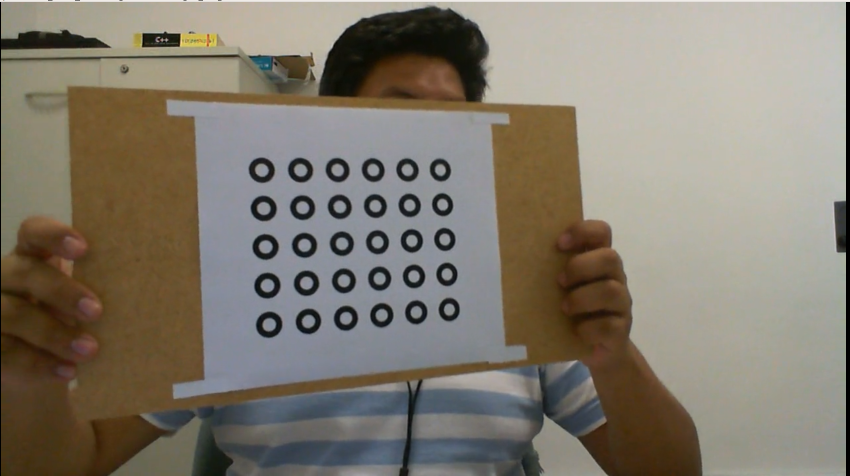
//> input picture PatternDetectionV2/patternimg.png, 1700 x 952 px, given in place of padron1.avi, which was not available (shown at 1/2 size)
$ ./RealTimeNoiseDeletion_2   (built with g++ and OpenCV 4)
//> lines starting //> are read from the running program, lines starting //| are printed output that depends on the picture; after the words box and inside, x2 and y2 are one past the last pixel; in counts of white or black regions, pixels touching at a corner belong together; pictures that were not available may be replaced by others from this repository, and a replacement may not be noted
# include <opencv2/opencv.hpp>
# include <stdio.h>
# include <vector>
#include <string>
# include <stdlib.h>
# include <chrono>
# include "IntegrarThreshold.cpp"
#include <limits.h>

using namespace cv;
using namespace std;

void getBoundBox(const std::vector<cv::RotatedRect> & minEllipse, const std::vector<int> & points, int &xmin, int &ymin, int & xmax, int & ymax){
  xmax = 0, ymax = 0, xmin = std::numeric_limits<int>::max(), ymin = std::numeric_limits<double>::max();

  for(size_t i = 0; i < points.size(); i++){
        xmax = xmax < minEllipse[points[i]].center.x ? minEllipse[points[i]].center.x : xmax;
        ymax = ymax < minEllipse[points[i]].center.y ? minEllipse[points[i]].center.y : ymax;
        xmin = xmin > minEllipse[points[i]].center.x ? minEllipse[points[i]].center.x : xmin;
        ymin = ymin > minEllipse[points[i]].center.y ? minEllipse[points[i]].center.y : ymin;
  }

}
int main(){
    //cv::VideoCapture video("/home/erick/Documentos/MsCS/Images/VideosPrueba/VideosPrueba/PadronAnillos_01.avi");
    cv::VideoCapture video("/home/erick/Documentos/MsCS/Images/videos/padron1.avi");
    // Epsilon to define the distance to center
    int PatternSIZE = 60;
    int nPatternCenters = 30;
    double epsilon = 1.0;
    // Epsilon Bounding box comparison with previous bounding box, must be scaled
    double epsilonBB = 100.0;
    // Epsilon for diferences of Sizes:
    float epsilonSZEl = 60.0;
    int ncicles = 120;
    if(!video.isOpened()){
        printf("Can't open video or webcam\n");
        return -1;
    }
    std::chrono::high_resolution_clock::time_point t1,t2;
    unsigned long counter = 0;
    int approach = 2;
    int i = 0, e = 0;

    t1 = std::chrono::high_resolution_clock::now();
    double acumTime = 0.0;
    float szpromEllipse = 1000.0;
    //Define the bounding box
    int Xmax = 1000.0;
    int Ymax = 1000.0;
    int Xmin = 0.0;
    int Ymin = 0.0;
    std::vector<cv::Point> CentersPrev;
    int id1 = -1;
    int idVector[nPatternCenters+10] = {-1};
    bool reassign = false;
    while(true){

        counter++;
        if(counter % ncicles == 0){
            std::cout<<acumTime/(double)ncicles<<std::endl;
            acumTime = 0.0;
        }
        t1 = std::chrono::high_resolution_clock::now();
        cv::Mat rowFrame, grayRowFrame, blurGaussFrame, thresholdFrame, cannyFrame, joinImages, closeFrame, erosionFrame, histogramFrame, adaptativeFrame, integralFrame, outputFrame;
        video >> rowFrame;
//> rowFrame is the input picture: 952 rows x 1700 cols, CV_8UC3; mean B, G, R 110.1, 122.6, 129.9
        cv::cvtColor(rowFrame, grayRowFrame, CV_RGB2GRAY);
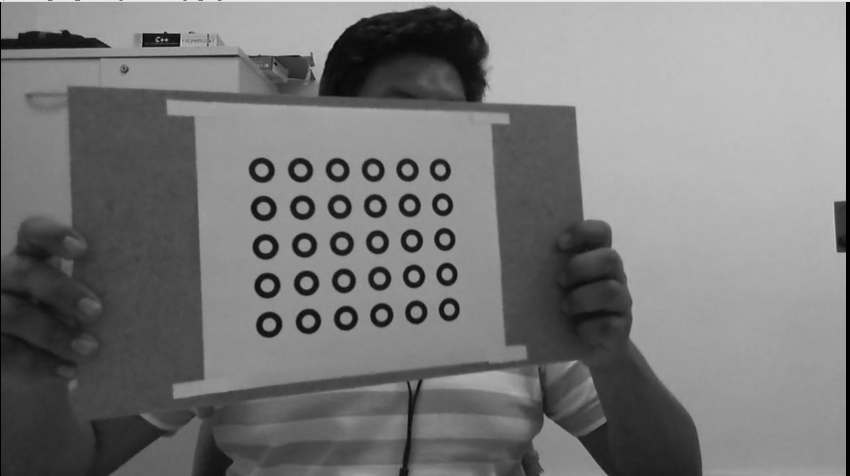
//> grayRowFrame: 952 rows x 1700 cols, CV_8UC1 (shown at 1/2 size); min 0, max 234, mean 119.7
        GaussianBlur( grayRowFrame, blurGaussFrame, cv::Size( 5, 5 ), 0, 0 );

        if(approach == 1){
            //cv::threshold(blurGaussFrame, thresholdFrame, 100, 255, CV_THRESH_BINARY);
            //blurGaussFrame.copyTo(integralFrame);
            cv::Mat element = cv::getStructuringElement( cv::MORPH_CROSS, cv::Size( 3, 3 ), cv::Point( 0, 0 ) );
            //cv::erode( blurGaussFrame, erosionFrame, element );

            //equalizeHist( blurGaussFrame, histogramFrame );


            integralFrame = cv::Mat::zeros(blurGaussFrame.size(), CV_8UC1);
            thresholdIntegral(blurGaussFrame, integralFrame);

            outputFrame = integralFrame;
        }else if(approach == 2){
            adaptiveThreshold(blurGaussFrame, adaptativeFrame, 125, ADAPTIVE_THRESH_MEAN_C, CV_THRESH_BINARY, 11, 12);
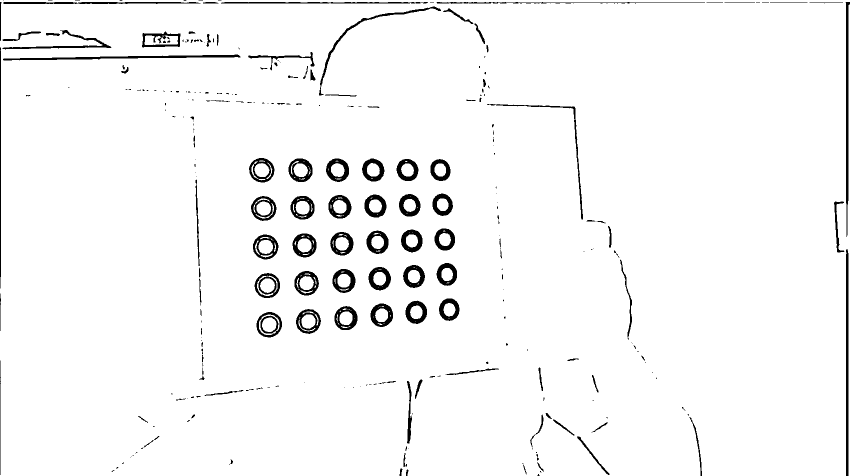
//> adaptativeFrame: 952 rows x 1700 cols, CV_8UC1 (shown at 1/2 size); values 0 (black) and 125 (white), 96.5% white; 288 black regions (159 under 20 px)
            outputFrame = adaptativeFrame;
        }

        std::vector<std::vector<cv::Point> > contours;
        std::vector<cv::Vec4i> hierarchy;
        //cv::findContours(thresholdFrame, contours, hierarchy, CV_RETR_TREE, CV_CHAIN_APPROX_SIMPLE);
        cv::findContours(outputFrame, contours, hierarchy, CV_RETR_TREE, CV_CHAIN_APPROX_SIMPLE);
//> contours = 433 contours, 235 with area under 20; largest, box (x1, y1, x2, y2) and area: (0, 0, 1700, 952) 1608366, (5, 108, 482, 122) 2534, (512, 623, 565, 676) 2108, (283, 62, 362, 96) 2102, (508, 545, 561, 597) 2070
            //first pass, avoid all points with no father and childs
        std::vector<int> points;
        for(int a = 0; a < contours.size(); a++){
            if((hierarchy[a][2] >= 0 || hierarchy[a][3] >= 0) && contours[a].size() > 5)
                points.push_back(a);
        }
//> after the loop, points = 330 values from 0 to 432
        // [14 lines of commented-out code are left out]
        std::vector<int> points2;
        //Get the MBB:
        int xmin = 3000;
        int ymin = 3000;
        int xmax = 0;
        int ymax = 0;
        double szprom = 0.0;
        bool isElipseComputed[contours.size()] = {false};
        std::vector<cv::RotatedRect> minEllipse( contours.size() );
        std::vector<cv::Point> CenterPoints;

        for(int a = 0; a < points.size(); a++){
            int poschild = points[a];
            if(hierarchy[poschild][2] == -1 ){
                if(!isElipseComputed[poschild] && contours[poschild].size() > 5){
                    minEllipse[poschild] = cv::fitEllipse(cv::Mat(contours[poschild]));
                    isElipseComputed[poschild] = true;
                }
                int posfather = hierarchy[points[a]][3];
                if(!isElipseComputed[posfather] && contours[posfather].size() > 5){
                    minEllipse[posfather] = cv::fitEllipse(cv::Mat(contours[posfather]));
                    isElipseComputed[posfather] = true;
                }
                double val = cv::norm(minEllipse[poschild].center - minEllipse[posfather].center);
                if(val < epsilon){
                    double currsz = (minEllipse[posfather].size.height + minEllipse[posfather].size.height)/2.0;
                    if(currsz - szpromEllipse < epsilonSZEl ){
                        //Apply BB Heuristic:
                        cv::Point curPoint = minEllipse[poschild].center;
                        if((curPoint.x - Xmax < epsilonBB) &&(Xmin - curPoint.x < epsilonBB) && (curPoint.y - Ymax < epsilonBB) && (Ymin - curPoint.y < epsilonBB) ){
                            points2.push_back(poschild);
                            points2.push_back(posfather);
                            // Save the points in previous mesh.
                            CenterPoints.push_back(minEllipse[poschild].center);
                            // Compute current Mbb;
                            if(minEllipse[poschild].center.x < xmin){
                                xmin = minEllipse[poschild].center.x;
                            }
                            if(minEllipse[poschild].center.x > xmax)
                                xmax = minEllipse[poschild].center.x;
                            if(minEllipse[poschild].center.y < ymin)
                                ymin = minEllipse[poschild].center.y;
                            if(minEllipse[poschild].center.y > ymax)
                                ymax = minEllipse[poschild].center.y;

                            szprom += (minEllipse[poschild].size.height + minEllipse[poschild].size.height)/2.0;
                        }

                    }
                }
            }
        }
//> this loop made 330 passes
//> (poschild, posfather, val, currsz, xmin, xmax, ymin, ymax) on pass 90: (104, 103, 0.157, 37.97, 538, 538, 649, 649)
//> (poschild, posfather, val, currsz, curPoint, xmax, ymin, szprom) on pass 102: (119, 112, 0.163, 49.59, Point(692, 636), 691, 636, 85.04)
//> after the loop, minEllipse = 433 RotatedRects (x, y, width, height, angle), first 8: [833.4, 414.8, 1150.2, 1948.8, 88.44], [1080.8, 943, 3.14, 4.83, 141.2], [225.4, 941.5, 2.75, 8.6, 55.77], [234, 935, 3.81, 6.35, 67.5], [1049.2, 938.3, 3.55, 23.24, 161.9], [458.5, 929, 2.12, 3, 90], [812, 930.5, 3.86, 7.45, 16.58], [1045.5, 926.5, 3.16, 3.16, 0]; points2 = 62 values, max 308 at index 60, min 103 at index 1, mean 213.8; CenterPoints = 31 Points (x, y), first 12: [538, 649], [616, 642], [692, 636], [763, 630], [832, 624], [898, 619], [535, 571], [613, 566], [687, 561], [759, 557], [827, 552], [894, 549]; xmin = 522; xmax = 898; ymin = 339; ymax = 649; szprom = 859

        // [9 lines of commented-out code are left out]
        szpromEllipse = szprom/(float)points2.size();
//> szpromEllipse = 13.85
        if(points2.size() != 0){
            Xmax = xmax;
//> Xmax = 898
            Xmin = xmin;
//> Xmin = 522
            Ymax = ymax;
//> Ymax = 649
            Ymin = ymin;
//> Ymin = 339
        }
        cv::rectangle(rowFrame, cv::Point(Xmin, Ymin), cv::Point(Xmax, Ymax), cv::Scalar(0, 0, 255), 4, 8);
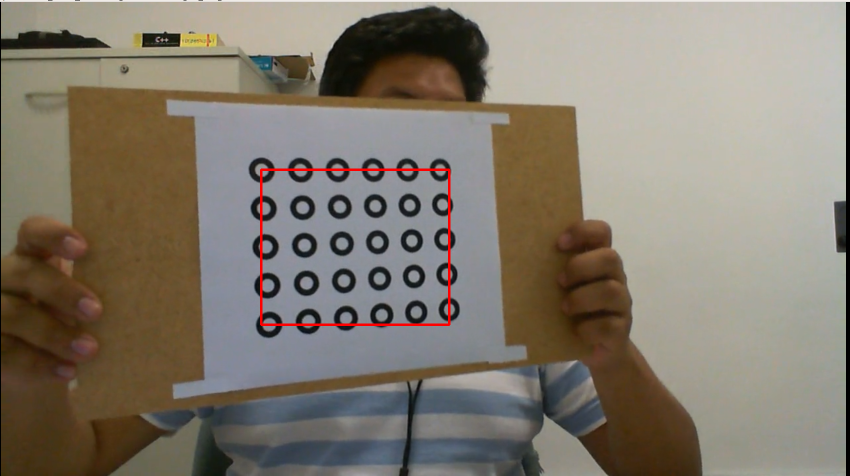
//> rowFrame: 952 rows x 1700 cols, CV_8UC3 (shown at 1/2 size); 0.42% of pixels changed, all inside (x1, y1, x2, y2) = (520, 337, 901, 652)
        //else{

        //}

        // Restart initial conditions
        if(points2.size() == 0){
            szpromEllipse = 1000.0;
            // [4 lines of commented-out code are left out]
        }
        // Identify the numbers or to re- assign values
        // Center points
        bool indexesUses[CenterPoints.size()] = {false};
        if(reassign && CenterPoints.size() == nPatternCenters){
            //Initialize ID
            id1 = 0;
            for(int i = 0; i < nPatternCenters; i++){
                idVector[i] = i;
            }
            reassign = false;

        }
        else{
            for(int k = 0; k < CentersPrev.size(); k++){
                cv::Point P1 = CentersPrev[idVector[k]];
                double minDistance = 100.0;
                int position = 0;
                for(int i = 0; i < CenterPoints.size(); i++){
                    double distance = cv::norm(P1 - CenterPoints[i]);
                    if(distance < minDistance){
                        position = i;
                        minDistance = distance;
                    }
                }
                if(!indexesUses[position]){
                    idVector[k] = position;
                    indexesUses[position] = true;
                }
                else
                    reassign = true;
            }

        }

        for(int m = 0; m < CenterPoints.size(); m++){
            cv::putText(rowFrame, std::to_string(m), CenterPoints[idVector[m]], 1, 2, cv::Scalar(255, 0, 0), 2, 8);
        }
//> this loop made 31 passes
//> rowFrame: 952 rows x 1700 cols, CV_8UC3; mean B, G, R 109.7, 122.2, 130.5
        //cv::putText(rowFrame, std::to_string(0), CenterPoints[id1], 1.5, 2, cv::Scalar(255, 0, 0), 2, 8, true);
        // Get the prev Centers.
        CentersPrev = CenterPoints;
//> CentersPrev has the same summary as CenterPoints
        t2 = std::chrono::high_resolution_clock::now();
        auto duration = std::chrono::duration_cast<std::chrono::milliseconds>(t2-t1).count();
        acumTime += (double)duration;

        // Draw Elipses:
        for(int k = 0; k < points2.size(); k++){
            //boundRect[points2[k]] = cv::minAreaRect(cv::Mat(contours[points2[k]]));
            //if( contours[points2[k]].size() > 5 )
            //    minEllipse[points2[k]] = cv::fitEllipse( cv::Mat(contours[points2[k]]) );

            cv::ellipse( rowFrame, minEllipse[points2[k]], cv::Scalar(0,255,0), 2, 8 );
            //cv::putText(rowFrame, std::to_string(k), CenterPoints[idVector[k]], 1, 2, cv::Scalar(255, 0, 0));
            // Uncomment bellow to drawBounding boxes
        }
//> this loop made 62 passes
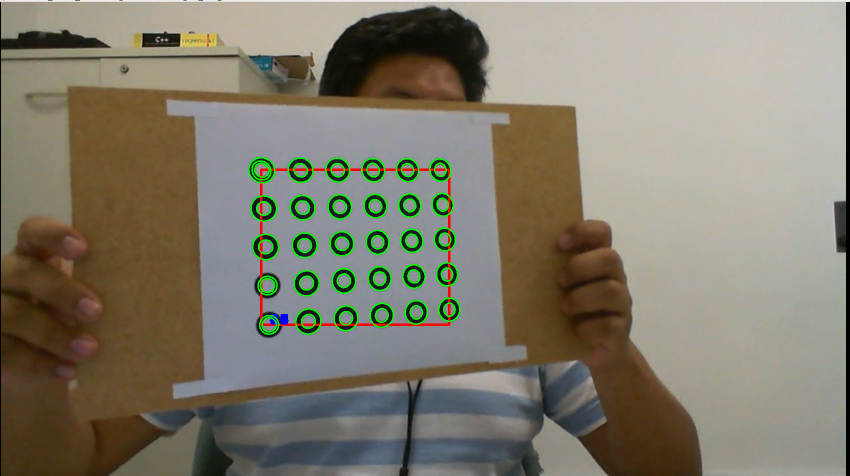
//> rowFrame: 952 rows x 1700 cols, CV_8UC3 (shown at 1/2 size); mean B, G, R 108.8, 124.5, 129.5
        //Put just the first ellipse:
        //cv::putText(rowFrame, std::to_string(points2[0]), minEllipse[points2[0]].center, 1, 2, cv::Scalar(255, 0, 0));
        // Put text, how many elipses is getted.
        cv::putText(rowFrame, std::to_string(points2.size()), cv::Point(50, 20), 1, 2, cv::Scalar(0, 0, 255));
//> rowFrame: 952 rows x 1700 cols, CV_8UC3; 92 pixels changed, all inside (x1, y1, x2, y2) = (54, 0, 87, 19)


        if(points2.size() != nPatternCenters*2){
            vector<int> compression_params;
            compression_params.push_back(IMWRITE_PNG_COMPRESSION);
            compression_params.push_back(0);
            compression_params.push_back(IMWRITE_PNG_STRATEGY);
            compression_params.push_back(IMWRITE_PNG_STRATEGY_DEFAULT);
            char name[] = {};
            //imwrite("../../files/error/imagen_"+std::to_string(e)+"_"+std::to_string(i++)+".png", rowFrame, compression_params);
            //imwrite("../../files/error/imagen_"+std::to_string(e)+"_"+std::to_string(i++)+".png", integralFrame, compression_params);
            e++;
        }

        //cv::hconcat(thresholdFrame, rowFrame, joinImages);
        cv::imshow("Contours", rowFrame);
        cv::imshow("Blur", blurGaussFrame);
        if(approach == 1){
            cv::imshow("Integral", integralFrame);
        }else if(approach == 2){
            cv::imshow("Adaptative", adaptativeFrame);
        }
        if((char)cv::waitKey(25) == 27)
//> the Esc key is pressed
            break;
    }
//> after the loop, reassign = false
    video.release();
    cv::destroyAllWindows();
}
